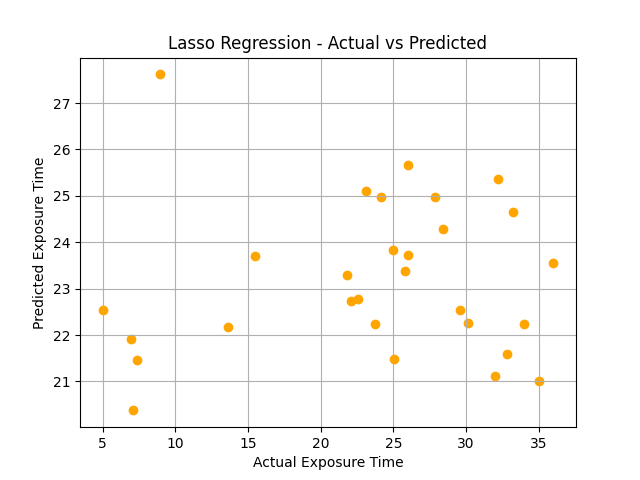

Python code for this plot:
import pandas as pd
from sklearn.preprocessing import LabelEncoder, PolynomialFeatures
from sklearn.linear_model import Lasso
from sklearn.model_selection import train_test_split
from sklearn.metrics import r2_score, mean_squared_error
import matplotlib.pyplot as plt

# --- LOAD DATA ---
df = pd.read_excel("abdomen_female.xlsx")
df['Total volume of contrast given to patient'] = df['Total volume of contrast given to patient'].astype(str).str.extract(r'(\d+\.?\d*)').astype(float)
# Clean 'Age' column (remove characters like 'Y', spaces, etc.)
df['Age'] = df['Age'].astype(str).str.extract(r'(\d+\.?\d*)').astype(float)

# Clean height and weight if needed
df['Height (cm)'] = df['Height (cm)'].astype(str).str.extract(r'(\d+\.?\d*)').astype(float)
df['Weight (kg)'] = df['Weight (kg)'].astype(str).str.extract(r'(\d+\.?\d*)').astype(float)

# Encode categorical variables
le = LabelEncoder()
df['Sex'] = le.fit_transform(df['Sex'].astype(str))  # Female = 0, Male = 1 (usually)
df['Scan type'] = le.fit_transform(df['Scan type'].astype(str))
# Clean Total Exposure time column
df['Total Exposure time (total time of all the scans put together)'] = df['Total Exposure time (total time of all the scans put together)']\
    .astype(str).str.extract(r'(\d+\.?\d*)').astype(float)
# Drop missing values from relevant columns
df.dropna(subset=['Scan type', 'Total volume of contrast given to patient', 'Age', 'Sex', 'Height (cm)', 'Weight (kg)', 'Total Exposure time (total time of all the scans put together)'], inplace=True)

X = df[['Scan type', 'Total volume of contrast given to patient', 'Age', 'Sex', 'Height (cm)', 'Weight (kg)']]
y = df['Total Exposure time (total time of all the scans put together)']


# --- FEATURES & TARGET ---


# --- POLYNOMIAL FEATURES ---
poly = PolynomialFeatures(degree=2, include_bias=False)
X_poly = poly.fit_transform(X)

# --- TRAIN TEST SPLIT ---
X_train, X_test, y_train, y_test = train_test_split(X_poly, y, test_size=0.2, random_state=42)

# --- LASSO REGRESSION ---
lasso_model = Lasso(alpha=0.5)  # Start with 0.5; tune this!
lasso_model.fit(X_train, y_train)

# --- PREDICTION & EVALUATION ---
y_pred = lasso_model.predict(X_test)

print("R² Score (Lasso):", r2_score(y_test, y_pred))
print("RMSE (Lasso):", mean_squared_error(y_test, y_pred, squared=False))

# --- PLOT ---
plt.scatter(y_test, y_pred, color='orange')
plt.xlabel("Actual Exposure Time")
plt.ylabel("Predicted Exposure Time")
plt.title("Lasso Regression - Actual vs Predicted")
plt.grid(True)
plt.show()
